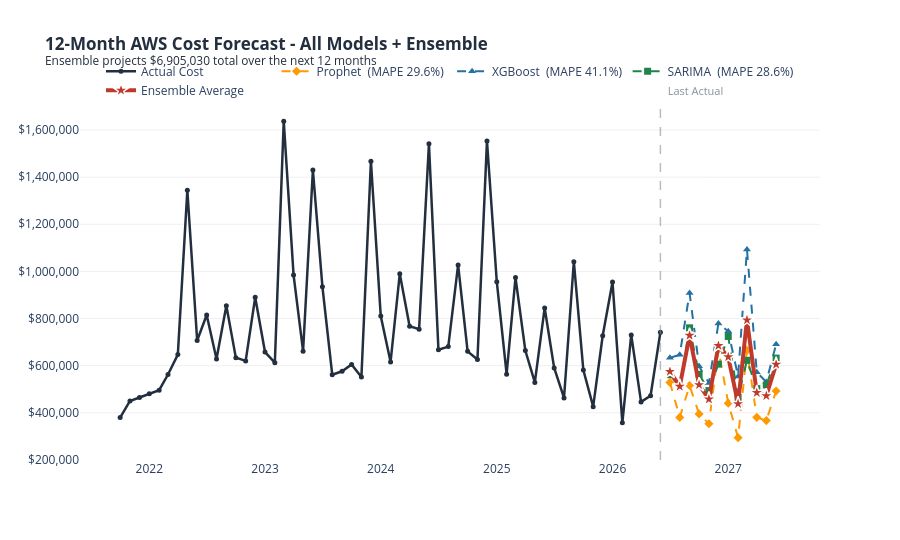

Notebook cell for this chart:
### Code cell
_ens_vals = (
    _p_future["yhat"].values[:FORECAST_MONTHS] +
    forecast_xgb.values[:FORECAST_MONTHS] +
    forecast_sarima.values[:FORECAST_MONTHS]
) / 3
forecast_ensemble = pd.Series(_ens_vals, index=future_dates[:FORECAST_MONTHS])

fig_compare = go.Figure()
fig_compare.add_trace(go.Scatter(
    x=df.index, y=df["Cost"], mode="lines+markers", name="Actual Cost",
    line=dict(color=_AWS_DARK, width=2.5), marker=dict(size=5),
    hovertemplate="<b>%{x|%b %Y}</b><br>Actual: $%{y:,.0f}<extra></extra>",
))
fig_compare.add_trace(go.Scatter(
    x=_p_future["ds"], y=_p_future["yhat"],
    mode="lines+markers", name=f"Prophet  (MAPE {_mape_p:.1f}%)",
    line=dict(color=_AWS_ORANGE, width=2, dash="dash"),
    marker=dict(size=7, symbol="diamond"),
    hovertemplate="<b>%{x|%b %Y}</b><br>Prophet: $%{y:,.0f}<extra></extra>",
))
fig_compare.add_trace(go.Scatter(
    x=forecast_xgb.index, y=forecast_xgb.values,
    mode="lines+markers", name=f"XGBoost  (MAPE {_mape_xgb:.1f}%)",
    line=dict(color=_BLUE, width=2, dash="dash"),
    marker=dict(size=7, symbol="triangle-up"),
    hovertemplate="<b>%{x|%b %Y}</b><br>XGBoost: $%{y:,.0f}<extra></extra>",
))
fig_compare.add_trace(go.Scatter(
    x=forecast_sarima.index, y=forecast_sarima.values,
    mode="lines+markers", name=f"SARIMA  (MAPE {_mape_sar:.1f}%)",
    line=dict(color=_GREEN, width=2, dash="dash"),
    marker=dict(size=7, symbol="square"),
    hovertemplate="<b>%{x|%b %Y}</b><br>SARIMA: $%{y:,.0f}<extra></extra>",
))
fig_compare.add_trace(go.Scatter(
    x=forecast_ensemble.index, y=forecast_ensemble.values,
    mode="lines+markers", name="Ensemble Average",
    line=dict(color=_RED, width=4),
    marker=dict(size=11, symbol="star", color=_RED, line=dict(color="white", width=1.5)),
    text=[f"${v:,.0f}" for v in forecast_ensemble.values],
    textposition="top center", textfont=dict(size=10, color=_AWS_DARK),
    hovertemplate="<b>%{x|%b %Y}</b><br>Ensemble: $%{y:,.0f}<extra></extra>",
))
_add_last_actual_vline(fig_compare, last_date, color=_GREY)
fig_compare.update_layout(
    title=dict(
        text=(
            "<b>12-Month AWS Cost Forecast - All Models + Ensemble</b>"
            f"<br><sup>Ensemble projects ${forecast_ensemble.sum():,.0f} "
            "total over the next 12 months</sup>"
        ),
        font=dict(size=17, color=_AWS_DARK),
    ),
    xaxis=dict(showgrid=False),
    yaxis=dict(tickformat="$,.0f", showgrid=True, gridcolor="#F0F0F0"),
    plot_bgcolor=_BG, paper_bgcolor=_BG, height=540,
    legend=dict(orientation="h", x=0.5, xanchor="center", y=1.12),
    hovermode="x unified",
)
_report_figures["Forecast Comparison"] = fig_compare
fig_compare.show()

### Figure 1 — Plotly figure (JSON) as saved in the notebook; plotly's stock layout.template omitted (floating-point values rounded to 4 significant figures)
{"data": [{"hovertemplate": "<b>%{x|%b %Y}</b><br>Actual: $%{y:,.0f}<extra></extra>", "line": {"color": "#232F3E", "width": 2.5}, "marker": {"size": 5}, "mode": "lines+markers", "name": "Actual Cost", "type": "scatter", "x": ["2021-10-01T00:00:00.000000000", "2021-11-01T00:00:00.000000000", "2021-12-01T00:00:00.000000000", "2022-01-01T00:00:00.000000000", "2022-02-01T00:00:00.000000000", "2022-03-01T00:00:00.000000000", "2022-04-01T00:00:00.000000000", "2022-05-01T00:00:00.000000000", "2022-06-01T00:00:00.000000000", "2022-07-01T00:00:00.000000000", "2022-08-01T00:00:00.000000000", "2022-09-01T00:00:00.000000000", "2022-10-01T00:00:00.000000000", "2022-11-01T00:00:00.000000000", "2022-12-01T00:00:00.000000000", "2023-01-01T00:00:00.000000000", "2023-02-01T00:00:00.000000000", "2023-03-01T00:00:00.000000000", "2023-04-01T00:00:00.000000000", "2023-05-01T00:00:00.000000000", "2023-06-01T00:00:00.000000000", "2023-07-01T00:00:00.000000000", "2023-08-01T00:00:00.000000000", "2023-09-01T00:00:00.000000000", "2023-10-01T00:00:00.000000000", "2023-11-01T00:00:00.000000000", "2023-12-01T00:00:00.000000000", "2024-01-01T00:00:00.000000000", "2024-02-01T00:00:00.000000000", "2024-03-01T00:00:00.000000000", "2024-04-01T00:00:00.000000000", "2024-05-01T00:00:00.000000000", "2024-06-01T00:00:00.000000000", "2024-07-01T00:00:00.000000000", "2024-08-01T00:00:00.000000000", "2024-09-01T00:00:00.000000000", "2024-10-01T00:00:00.000000000", "2024-11-01T00:00:00.000000000", "2024-12-01T00:00:00.000000000", "2025-01-01T00:00:00.000000000", "2025-02-01T00:00:00.000000000", "2025-03-01T00:00:00.000000000", "2025-04-01T00:00:00.000000000", "2025-05-01T00:00:00.000000000", "2025-06-01T00:00:00.000000000", "2025-07-01T00:00:00.000000000", "2025-08-01T00:00:00.000000000", "2025-09-01T00:00:00.000000000", "2025-10-01T00:00:00.000000000", "2025-11-01T00:00:00.000000000", "2025-12-01T00:00:00.000000000", "2026-01-01T00:00:00.000000000", "2026-02-01T00:00:00.000000000", "2026-03-01T00:00:00.000000000", "2026-04-01T00:00:00.000000000", "2026-05-01T00:00:00.000000000", "2026-06-01T00:00:00.000000000"], "y": [379400.0, 449900.0, 464700.0, 480700.0, 495900.0, 562200.0, 646900.0, 1345000.0, 706700.0, 814900.0, 628000.0, 853900.0, 633800.0, 619900.0, 889900.0, 657600.0, 612600.0, 1638000.0, 985000.0, 661400.0, 1430000.0, 935200.0, 561400.0, 575900.0, 605200.0, 551500.0, 1467000.0, 810800.0, 615800.0, 989900.0, 767200.0, 754900.0, 1542000.0, 667300.0, 680700.0, 1027000.0, 660600.0, 625700.0, 1554000.0, 956100.0, 563600.0, 973800.0, 664200.0, 528500.0, 844900.0, 590400.0, 462600.0, 1041000.0, 581100.0, 425700.0, 727000.0, 954600.0, 357000.0, 730200.0, 446000.0, 472100.0, 741500.0]}, {"hovertemplate": "<b>%{x|%b %Y}</b><br>Prophet: $%{y:,.0f}<extra></extra>", "line": {"color": "#FF9900", "dash": "dash", "width": 2}, "marker": {"size": 7, "symbol": "diamond"}, "mode": "lines+markers", "name": "Prophet  (MAPE 29.6%)", "type": "scatter", "x": ["2026-07-01T00:00:00.000000000", "2026-08-01T00:00:00.000000000", "2026-09-01T00:00:00.000000000", "2026-10-01T00:00:00.000000000", "2026-11-01T00:00:00.000000000", "2026-12-01T00:00:00.000000000", "2027-01-01T00:00:00.000000000", "2027-02-01T00:00:00.000000000", "2027-03-01T00:00:00.000000000", "2027-04-01T00:00:00.000000000", "2027-05-01T00:00:00.000000000", "2027-06-01T00:00:00.000000000"], "y": [528900.0, 380200.0, 515400.0, 395100.0, 353200.0, 669100.0, 440800.0, 294300.0, 664800.0, 380400.0, 366500.0, 492200.0]}, {"hovertemplate": "<b>%{x|%b %Y}</b><br>XGBoost: $%{y:,.0f}<extra></extra>", "line": {"color": "#2471A3", "dash": "dash", "width": 2}, "marker": {"size": 7, "symbol": "triangle-up"}, "mode": "lines+markers", "name": "XGBoost  (MAPE 41.1%)", "type": "scatter", "x": ["2026-07-01T00:00:00.000000000", "2026-08-01T00:00:00.000000000", "2026-09-01T00:00:00.000000000", "2026-10-01T00:00:00.000000000", "2026-11-01T00:00:00.000000000", "2026-12-01T00:00:00.000000000", "2027-01-01T00:00:00.000000000", "2027-02-01T00:00:00.000000000", "2027-03-01T00:00:00.000000000", "2027-04-01T00:00:00.000000000", "2027-05-01T00:00:00.000000000", "2027-06-01T00:00:00.000000000"], "y": [633200.0, 645700.0, 908200.0, 597100.0, 526300.0, 779100.0, 745600.0, 554100.0, 1093000.0, 572100.0, 530800.0, 690700.0]}, {"hovertemplate": "<b>%{x|%b %Y}</b><br>SARIMA: $%{y:,.0f}<extra></extra>", "line": {"color": "#1E8449", "dash": "dash", "width": 2}, "marker": {"size": 7, "symbol": "square"}, "mode": "lines+markers", "name": "SARIMA  (MAPE 28.6%)", "type": "scatter", "x": ["2026-07-01T00:00:00.000000000", "2026-08-01T00:00:00.000000000", "2026-09-01T00:00:00.000000000", "2026-10-01T00:00:00.000000000", "2026-11-01T00:00:00.000000000", "2026-12-01T00:00:00.000000000", "2027-01-01T00:00:00.000000000", "2027-02-01T00:00:00.000000000", "2027-03-01T00:00:00.000000000", "2027-04-01T00:00:00.000000000", "2027-05-01T00:00:00.000000000", "2027-06-01T00:00:00.000000000"], "y": [561600.0, 509600.0, 760400.0, 563100.0, 493900.0, 606400.0, 723800.0, 464700.0, 622400.0, 502400.0, 517800.0, 631800.0]}, {"hovertemplate": "<b>%{x|%b %Y}</b><br>Ensemble: $%{y:,.0f}<extra></extra>", "line": {"color": "#C0392B", "width": 4}, "marker": {"color": "#C0392B", "line": {"color": "white", "width": 1.5}, "size": 11, "symbol": "star"}, "mode": "lines+markers", "name": "Ensemble Average", "text": ["$574,550", "$511,830", "$727,985", "$518,444", "$457,782", "$684,857", "$636,727", "$437,726", "$793,565", "$484,951", "$471,683", "$604,930"], "textfont": {"color": "#232F3E", "size": 10}, "textposition": "top center", "type": "scatter", "x": ["2026-07-01T00:00:00.000000000", "2026-08-01T00:00:00.000000000", "2026-09-01T00:00:00.000000000", "2026-10-01T00:00:00.000000000", "2026-11-01T00:00:00.000000000", "2026-12-01T00:00:00.000000000", "2027-01-01T00:00:00.000000000", "2027-02-01T00:00:00.000000000", "2027-03-01T00:00:00.000000000", "2027-04-01T00:00:00.000000000", "2027-05-01T00:00:00.000000000", "2027-06-01T00:00:00.000000000"], "y": [574600.0, 511800.0, 728000.0, 518400.0, 457800.0, 684900.0, 636700.0, 437700.0, 793600.0, 485000.0, 471700.0, 604900.0]}], "layout": {"annotations": [{"font": {"color": "#85929E", "size": 11}, "showarrow": false, "text": "  Last Actual", "x": "2026-06-01T00:00:00", "xanchor": "left", "y": 1, "yanchor": "bottom", "yref": "paper"}], "height": 540, "hovermode": "x unified", "legend": {"orientation": "h", "x": 0.5, "xanchor": "center", "y": 1.12}, "paper_bgcolor": "white", "plot_bgcolor": "white", "shapes": [{"line": {"color": "#85929E", "dash": "dash", "width": 1.5}, "opacity": 0.6, "type": "line", "x0": "2026-06-01T00:00:00", "x1": "2026-06-01T00:00:00", "y0": 0, "y1": 1, "yref": "paper"}], "title": {"font": {"color": "#232F3E", "size": 17}, "text": "<b>12-Month AWS Cost Forecast - All Models + Ensemble</b><br><sup>Ensemble projects $6,905,030 total over the next 12 months</sup>"}, "xaxis": {"showgrid": false}, "yaxis": {"gridcolor": "#F0F0F0", "showgrid": true, "tickformat": "$,.0f"}}}
